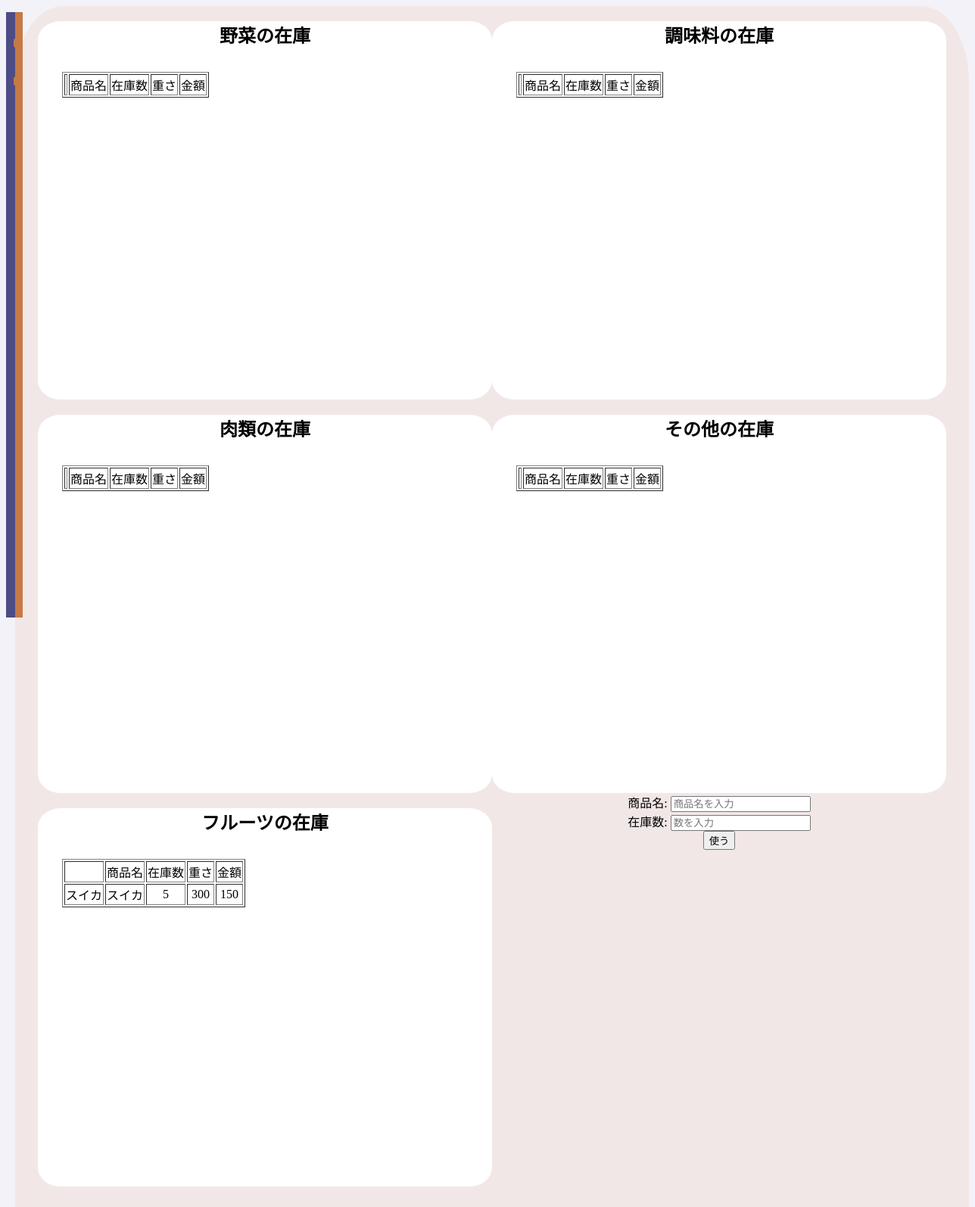
The app's page /list_central/ with its own data.
### app/models.py (models this page shows, shortened)
class Central_product(models.Model):
    name = models.CharField(max_length=255)
    weight = models.IntegerField()
    stock = models.IntegerField()
    cost = models.IntegerField()
    classification = models.CharField('分類', max_length=10, default='その他')
    created_at = models.DateTimeField(auto_now_add=True)
    updated_at = models.DateTimeField(auto_now=True)

### app/views.py (the view)
# urls.py: path('list_central/', views.List_CentralView.as_view(), name='list_central'),
class List_CentralView(generic.ListView):
    model = Central_product
    template_name = 'central.html'
    half_year_ago = datetime.now() - timedelta(days=180)
    Product.objects.filter(created_at__lt=half_year_ago).delete()
    Branch_one.objects.filter(created_at__lt=half_year_ago).delete()
    Branch_two.objects.filter(created_at__lt=half_year_ago).delete()
    Branch_three.objects.filter(created_at__lt=half_year_ago).delete()
    Central_product.objects.filter(created_at__lt=half_year_ago).delete()
    def get_context_data(self, **kwargs):
        context=super().get_context_data(**kwargs)
        context['central_product_vegetable_list'] = Central_product.objects.filter(classification='野菜')
        context['central_product_meet_list'] = Central_product.objects.filter(classification='肉類')
        context['central_product_fruits_list'] = Central_product.objects.filter(classification='フルーツ')
        context['central_product_seasoning_list'] = Central_product.objects.filter(classification='調味料')
        context['central_product_others_list'] = Central_product.objects.filter(classification='その他')
        central_product_vegetable_paginator = Paginator(context['central_product_vegetable_list'], 10)
        central_product_vegetable_page_number = self.request.GET.get('central_product_vegetable_page')
        central_product_vegetable_page_obj = central_product_vegetable_paginator.get_page(central_product_vegetable_page_number)
        context['central_product_vegetable_page_obj'] = central_product_vegetable_page_obj
        central_product_meet_paginator = Paginator(context['central_product_meet_list'], 10)
        central_product_meet_page_number = self.request.GET.get('central_product_meet_page')
        central_product_meet_page_obj = central_product_meet_paginator.get_page(central_product_meet_page_number)
        context['central_product_meet_page_obj'] = central_product_meet_page_obj
        central_product_fruits_paginator = Paginator(context['central_product_fruits_list'], 10)
        central_product_fruits_page_number = self.request.GET.get('central_product_fruits_page')
        central_product_fruits_page_obj = central_product_fruits_paginator.get_page(central_product_fruits_page_number)
        context['central_product_fruits_page_obj'] = central_product_fruits_page_obj
        central_product_seasoning_paginator = Paginator(context['central_product_seasoning_list'], 10)
        central_product_seasoning_page_number = self.request.GET.get('central_product_seasoning_page')
        central_product_seasoning_page_obj = central_product_seasoning_paginator.get_page(central_product_seasoning_page_number)
        context['central_product_seasoning_page_obj'] = central_product_seasoning_page_obj
        central_product_others_paginator = Paginator(context['central_product_others_list'], 10)
        central_product_others_page_number = self.request.GET.get('central_product_others_page')
        central_product_others_page_obj = central_product_others_paginator.get_page(central_product_others_page_number)
        context['central_product_others_page_obj'] = central_product_others_page_obj
        return context

### app/templates/central.html (shortened to what this page needs)
{% extends 'base.html' %}
{% block content %}
    <div class="others">
        <div class="list_one">
            <div class="vege">
                <h2>野菜の在庫</h2>
                <table border="1">
                    <tr>
                        <td></td>
                        <td>商品名</td>
                        <td>在庫数</td>
                        <td>重さ</td>
                        <td>金額</td>
                    </tr>
                </table>
            </div>
            <div class="vege">
                <h2>肉類の在庫</h2>
                <table border="1">
                    <tr>
                        <td></td>
                        <td>商品名</td>
                        <td>在庫数</td>
                        <td>重さ</td>
                        <td>金額</td>
                    </tr>
                </table>
            </div>
            <div class="vege">
                <h2>フルーツの在庫</h2>
                <table border="1">
                    <tr>
                        <td></td>
                        <td>商品名</td>
                        <td>在庫数</td>
                        <td>重さ</td>
                        <td>金額</td>
                    </tr>
                    {% for branch_fru in central_product_fruits_page_obj %}
                    <tr>
                        <td>{{ branch_fru.name }}</td>
                        <td>{{ branch_fru.name }}</td>
                        <td>{{ branch_fru.stock }}</td>
                        <td>{{ branch_fru.weight }}</td>
                        <td>{{ branch_fru.cost }}</td>
                    </tr>
                    {% endfor %}
                </table>
            </div>
        </div>
        <div class="list_two">
            <div class="veg">
                <h2>調味料の在庫</h2>
                <table border="1">
                    <tr>
                        <td></td>
                        <td>商品名</td>
                        <td>在庫数</td>
                        <td>重さ</td>
                        <td>金額</td>
                    </tr>
                </table>
            </div>
            <div class="veg">
                <h2>その他の在庫</h2>
                <table border="1">
                    <tr>
                        <td></td>
                        <td>商品名</td>
                        <td>在庫数</td>
                        <td>重さ</td>
                        <td>金額</td>
                    </tr>
                </table>
            </div>
            <div class="form">
                <form method="POST" action="{% url 'app:liquidation_central' %}">
                    <label for="name">商品名:</label>
                    <input type="text" name="name" id="name" required placeholder="商品名を入力">
                    <br>
                    <label for="stock">在庫数:</label>
                    <input type="number" name="stock" id="stock" min="0" required placeholder="数を入力">
                    <br>
                    <input type="submit" value="使う">
                </form>
            </div>
        </div>
    </div>
{% endblock %}

### static/style.css (style rules this page uses)
body { background-color: #e0e0ed63; }
.others { width: 1300px; height: 2000px; background: rgb(242, 231, 231); border-radius: 5%; display: flex; text-align: center; justify-content: space-between; }
.vege { border-radius: 5%; margin-left: 30px; height: 500px; width: 600px; background: white; }
.veg { border-radius: 5%; margin-right: 30px; height: 500px; width: 600px; background: white; }
.vege table { margin: 2rem; text-align: center; }
.veg table { margin: 2rem; text-align: center; }
.form { height: 200px; width: 600px; }

### records on screen
Central_product: name "スイカ", stock "5", weight "300", cost "150"
